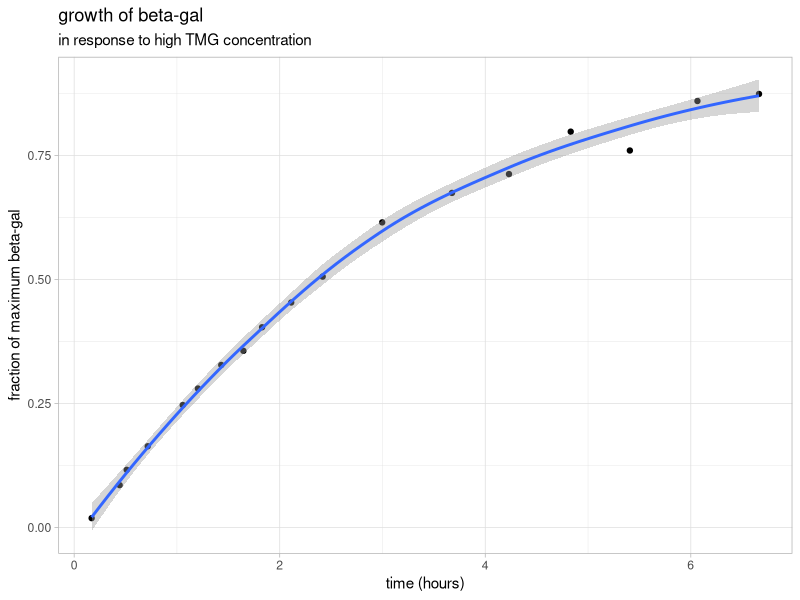

Generate this figure with R: (Note: this script raises an error after producing the figure.)
## ---- chunk 1
knitr::opts_chunk$set(echo = FALSE)
library(tidyverse)
theme_set(theme_minimal())
## ---- chunk 2
#import A; separate columns and add titles; render as number
novick_a <- read.csv("data/g149novickA.csv", header = FALSE) 
novick_a <- novick_a %>%   
  separate_wider_delim(1, ",", names = c("time", "concentration")) %>%
  mutate_if(is.character, as.double)

#import B; separate columns and add titles; render as number
novick_b <- read.csv("data/g149novickB.csv", header = FALSE) 
novick_b <- novick_b %>%   
  separate_wider_delim(1, ",", names = c("time", "concentration")) %>%
  mutate_if(is.character, as.double)

## ---- chunk 3
#plot_title <- glue::glue("")
novick_a %>%
  ggplot(aes(x = time, y = concentration)) + 
  geom_point() + 
  labs(
    title = "growth of beta-gal ",
    subtitle = "in response to high TMG concentration",
    x = "time (hours)", 
    y = "fraction of maximum beta-gal"
  ) + 
  theme_light() +
  geom_smooth()


## ---- chunk 4
#define function
growth_a <- function (t, ampl, tau) (ampl*(1-t/tau))
#fit function
nls(novick_a$concentration ~ growth_a(novick_a$time, myA, myT), data = novick_a, start = list(myA = 1.26, myT = 2.62))

fit = nls(concentration ~ a*(1-time/tau), data = novick_a, start (a = 0, tau = 0))
print (fit)


## ---- chunk 5
novick_b %>%
  ggplot(aes(x = time, y = concentration)) + 
  geom_point() + 
  labs(
    title = "growth of beta-gal", 
    subtitle = "in response to lower TMG concentration", 
    x = "time (hours)", 
    y = "fraction of maximum beta-gal"
  ) + 
  theme_light()
## ---- chunk 6

# get data for 10<=t<=15
b_q2 <- novick_b %>% 
  filter(time >= 10) %>% 
  filter(time <= 15)
# fit straight line for 10<= t <= 15

coefficients <- lm(b_q2$concentration ~ b_q2$time)

# plot

novick_b %>%
  ggplot(aes(x = time, y = concentration)) + 
  geom_point() + 
  labs(
    title = "growth of beta-gal", 
    subtitle = "in response to lower TMG concentration", 
    x = "time (hours)", 
    y = "fraction of maximum beta-gal"
  ) + 
  geom_abline(
    intercept = coefficients[[1]][1], 
    slope = coefficients[[1]][2])
